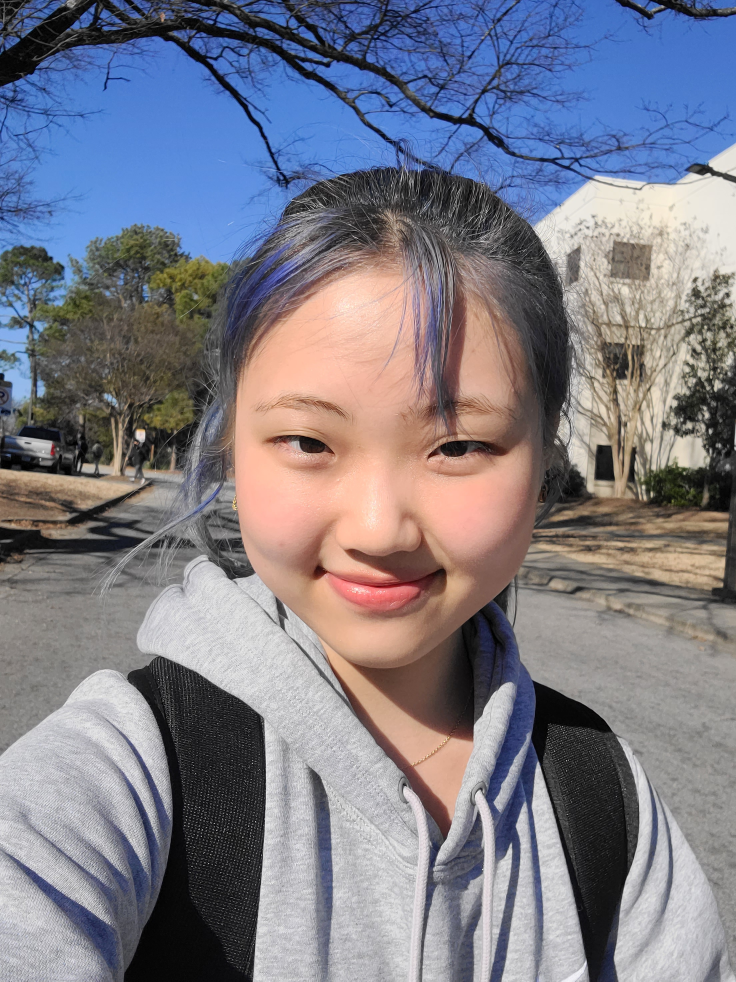
#> input picture Iris-Recognition-master/python/testing.jpg, 2208 x 2944 px (shown at 1/3 size)
$ python detection.py
#> lines starting #> are read from the running program, lines starting #| are printed output that depends on the picture
import cv2 as cv
import numpy as np
import copy
import matplotlib.pyplot as plt
#importss
def read_image(image):
#> called with image = 'testing.jpg'
    img = cv.imread(image)
#> img is the input picture: shape (2944, 2208, 3); mean B, G, R 135.6, 124.4, 125.3
    outImg = img.copy()

    #OpenCV Haar detector
    face_detection = cv.CascadeClassifier(cv.data.haarcascades + "haarcascade_frontalface_default.xml")
    eye_detection = cv.CascadeClassifier(cv.data.haarcascades + "haarcascade_eye.xml")
    eye = eye_detection.detectMultiScale(img, scaleFactor=1.3, minNeighbors=6)
#> eye = [[1193, 1526, 51, 51], [776, 1188, 278, 278]]

    #make it possible for multiple eyes
    eyeImage1 = img[eye[0][1]:eye[0][1]+eye[0][3], eye[0][0]:eye[0][0]+eye[0][2]]
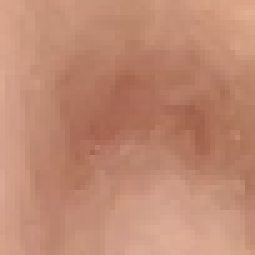
#> eyeImage1: shape (51, 51, 3) (shown 5 times larger); mean B, G, R 114.5, 137.4, 191.3
    eyeImage2 = img[eye[1][1]:eye[1][1]+eye[1][3], eye[1][0]:eye[1][0]+eye[1][2]]
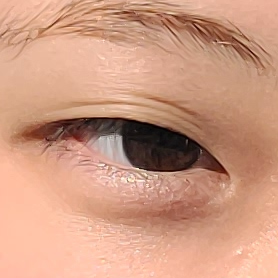
#> eyeImage2: shape (278, 278, 3); mean B, G, R 129.7, 154.1, 205.5


    return eyeImage1, eyeImage2, eye

# [8 lines of commented-out code are left out]


filename = "testing.jpg"
print(read_image(filename))

# cv.waitKey(0)
# cv.destroyAllWindows()
# plt.show()
